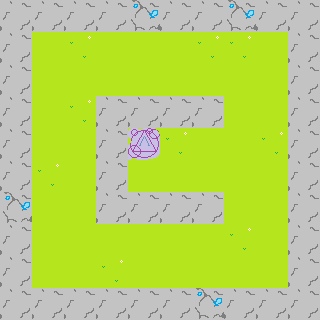

A level layout from a 2D game, rendered from its tile map. Below: a short description, then the map file with tile-grid data replaced by summaries:
An orthogonal 10x10 tile map with 32x32 px tiles, 3 tile layers (grass, portal, rock).

<map version="1.2" tiledversion="1.3.3" orientation="orthogonal" renderorder="right-down" width="10" height="10" tilewidth="32" tileheight="32" infinite="0" nextlayerid="4" nextobjectid="1">
 <tileset firstgid="1" name="tileset" tilewidth="32" tileheight="32" tilecount="9" columns="3">
  <image source="tileset.png" width="96" height="96" />
 </tileset>
 <layer id="1" name="grass" width="10" height="10">
  <data>[100 cells, 53 non-empty, 2 distinct tile ids]</data>
 </layer>
 <layer id="3" name="portal" width="10" height="10">
  <data>[100 cells, 1 non-empty, 1 distinct tile ids]</data>
 </layer>
 <layer id="2" name="rock" width="10" height="10">
  <data>[100 cells, 46 non-empty, 2 distinct tile ids]</data>
 </layer>
</map>
